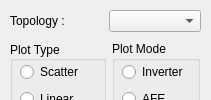
  <widget class="QDockWidget" name="plotControls">
   <property name="minimumSize">
    <size>
     <width>211</width>
     <height>38</height>
    </size>
   </property>
   <property name="windowTitle">
    <string>Controls</string>
   </property>
   <attribute name="dockWidgetArea">
    <number>2</number>
   </attribute>
   <widget class="QWidget" name="dockWidgetContents_2">
    <widget class="QWidget" name="layoutWidget_2">
     <property name="geometry">
      <rect>
       <x>10</x>
       <y>40</y>
       <width>192</width>
       <height>80</height>
      </rect>
     </property>
     <layout class="QHBoxLayout" name="horizontalLayout_26">
      <item>
       <widget class="QGroupBox" name="plotTypeBox">
        <property name="sizePolicy">
         <sizepolicy hsizetype="Fixed" vsizetype="Fixed">
          <horstretch>0</horstretch>
          <verstretch>0</verstretch>
         </sizepolicy>
        </property>
        <property name="minimumSize">
         <size>
          <width>96</width>
          <height>78</height>
         </size>
        </property>
        <property name="title">
         <string>Plot Type</string>
        </property>
        <property name="alignment">
         <set>Qt::AlignLeading|Qt::AlignLeft|Qt::AlignVCenter</set>
        </property>
        <property name="checkable">
         <bool>false</bool>
        </property>
        <widget class="QWidget" name="layoutWidget_3">
         <property name="geometry">
          <rect>
           <x>10</x>
           <y>20</y>
           <width>71</width>
           <height>51</height>
          </rect>
         </property>
         <layout class="QVBoxLayout" name="verticalLayout">
          <item>
           <widget class="QRadioButton" name="plotScRadio">
            <property name="text">
             <string>Scatter</string>
            </property>
            <attribute name="buttonGroup">
             <string notr="true">buttonGroupPlotType</string>
            </attribute>
           </widget>
          </item>
          <item>
           <widget class="QRadioButton" name="plotLinRadio">
            <property name="text">
             <string>Linear</string>
            </property>
            <attribute name="buttonGroup">
             <string notr="true">buttonGroupPlotType</string>
            </attribute>
           </widget>
          </item>
         </layout>
        </widget>
       </widget>
      </item>
      <item>
       <widget class="QGroupBox" name="groupBox_2">
        <property name="sizePolicy">
         <sizepolicy hsizetype="Fixed" vsizetype="Fixed">
          <horstretch>0</horstretch>
          <verstretch>0</verstretch>
         </sizepolicy>
        </property>
        <property name="minimumSize">
         <size>
          <width>88</width>
          <height>78</height>
         </size>
        </property>
        <property name="title">
         <string>Plot Mode</string>
        </property>
        <widget class="QWidget" name="verticalLayoutWidget_4">
         <property name="geometry">
          <rect>
           <x>10</x>
           <y>20</y>
           <width>71</width>
           <height>51</height>
          </rect>
         </property>
         <layout class="QVBoxLayout" name="verticalLayout_4">
          <item>
           <widget class="QRadioButton" name="plotInvBtn">
            <property name="text">
             <string>Inverter</string>
            </property>
            <attribute name="buttonGroup">
             <string notr="true">buttonGroupPlotMode</string>
            </attribute>
           </widget>
          </item>
          <item>
           <widget class="QRadioButton" name="plotAFEBtn">
            <property name="text">
             <string>AFE</string>
            </property>
            <attribute name="buttonGroup">
             <string notr="true">buttonGroupPlotMode</string>
            </attribute>
           </widget>
          </item>
         </layout>
        </widget>
       </widget>
      </item>
     </layout>
    </widget>
    <widget class="QWidget" name="layoutWidget_4">
     <property name="geometry">
      <rect>
       <x>10</x>
       <y>230</y>
       <width>181</width>
       <height>22</height>
      </rect>
     </property>
     <layout class="QHBoxLayout" name="horizontalLayout_8">
      <item>
       <widget class="QLabel" name="xDataLabel">
        <property name="text">
         <string>X-axis Data :</string>
        </property>
       </widget>
      </item>
      <item>
       <widget class="QComboBox" name="xDatacomboBox"/>
      </item>
     </layout>
    </widget>
    <widget class="QGroupBox" name="opPointBox">
     <property name="geometry">
      <rect>
       <x>10</x>
       <y>260</y>
       <width>191</width>
       <height>183</height>
      </rect>
     </property>
     <property name="sizePolicy">
      <sizepolicy hsizetype="Preferred" vsizetype="Expanding">
       <horstretch>0</horstretch>
       <verstretch>0</verstretch>
      </sizepolicy>
     </property>
     <property name="minimumSize">
      <size>
       <width>178</width>
       <height>183</height>
      </size>
     </property>
     <property name="title">
      <string>Select Operating Point</string>
     </property>
     <widget class="QWidget" name="layoutWidget_5">
      <property name="geometry">
       <rect>
        <x>10</x>
        <y>20</y>
        <width>171</width>
        <height>151</height>
       </rect>
      </property>
      <layout class="QGridLayout" name="gridLayout">
       <property name="sizeConstraint">
        <enum>QLayout::SetMinimumSize</enum>
       </property>
       <item row="3" column="0" colspan="2">
        <widget class="QLabel" name="opSelectDisplayLabel">
         <property name="sizePolicy">
          <sizepolicy hsizetype="Expanding" vsizetype="Expanding">
           <horstretch>0</horstretch>
           <verstretch>0</verstretch>
          </sizepolicy>
         </property>
         <property name="text">
          <string/>
         </property>
        </widget>
       </item>
       <item row="0" column="0">
        <widget class="QComboBox" name="opComboType"/>
       </item>
       <item row="0" column="1">
        <widget class="QLineEdit" name="opComboInput"/>
       </item>
       <item row="2" column="0" colspan="2">
        <widget class="QLabel" name="opErrorLabel">
         <property name="sizePolicy">
          <sizepolicy hsizetype="Minimum" vsizetype="Minimum">
           <horstretch>0</horstretch>
           <verstretch>0</verstretch>
          </sizepolicy>
         </property>
         <property name="text">
          <string/>
         </property>
        </widget>
       </item>
       <item row="1" column="1">
        <widget class="QPushButton" name="opAddBtn">
         <property name="text">
          <string>Add</string>
         </property>
        </widget>
       </item>
       <item row="1" column="0">
        <widget class="QPushButton" name="opClearBtn">
         <property name="text">
          <string>Clear</string>
         </property>
        </widget>
       </item>
      </layout>
     </widget>
    </widget>
    <widget class="QWidget" name="layoutWidget_6">
     <property name="geometry">
      <rect>
       <x>10</x>
       <y>10</y>
       <width>191</width>
       <height>22</height>
      </rect>
     </property>
     <layout class="QHBoxLayout" name="horizontalLayout_7">
      <item>
       <widget class="QLabel" name="topologySelect">
        <property name="text">
         <string>Topology :</string>
        </property>
       </widget>
      </item>
      <item>
       <widget class="QComboBox" name="topologyCombo"/>
      </item>
     </layout>
    </widget>
    <widget class="QGroupBox" name="scatterDataBox">
     <property name="geometry">
      <rect>
       <x>10</x>
       <y>120</y>
       <width>146</width>
       <height>107</height>
      </rect>
     </property>
     <property name="sizePolicy">
      <sizepolicy hsizetype="Fixed" vsizetype="Fixed">
       <horstretch>0</horstretch>
       <verstretch>0</verstretch>
      </sizepolicy>
     </property>
     <property name="minimumSize">
      <size>
       <width>146</width>
       <height>107</height>
      </size>
     </property>
     <property name="baseSize">
      <size>
       <width>128</width>
       <height>107</height>
      </size>
     </property>
     <property name="layoutDirection">
      <enum>Qt::LeftToRight</enum>
     </property>
     <property name="title">
      <string>Scatter Data</string>
     </property>
     <widget class="QWidget" name="layoutWidget_7">
      <property name="geometry">
       <rect>
        <x>10</x>
        <y>20</y>
        <width>127</width>
        <height>71</height>
       </rect>
      </property>
      <layout class="QGridLayout" name="gridLayout_2">
       <item row="0" column="0" colspan="2">
        <widget class="QRadioButton" name="invTotalRadio">
         <property name="text">
          <string>Total Inverter Loss</string>
         </property>
         <attribute name="buttonGroup">
          <string notr="true">buttonGroupScatterData</string>
         </attribute>
        </widget>
       </item>
       <item row="2" column="0">
        <widget class="QRadioButton" name="invDiodeRadio">
         <property name="text">
          <string>Diode</string>
         </property>
         <attribute name="buttonGroup">
          <string notr="true">buttonGroupScatterData</string>
         </attribute>
        </widget>
       </item>
       <item row="2" column="1">
        <widget class="QComboBox" name="scDiodeCombo"/>
       </item>
       <item row="1" column="0">
        <widget class="QRadioButton" name="invIgbtRadio">
         <property name="text">
          <string>IGBT </string>
         </property>
         <attribute name="buttonGroup">
          <string notr="true">buttonGroupScatterData</string>
         </attribute>
        </widget>
       </item>
       <item row="1" column="1">
        <widget class="QComboBox" name="scIgbtCombo"/>
       </item>
      </layout>
     </widget>
    </widget>
    <widget class="QPushButton" name="plotBtn">
     <property name="geometry">
      <rect>
       <x>10</x>
       <y>450</y>
       <width>191</width>
       <height>23</height>
      </rect>
     </property>
     <property name="text">
      <string>Plot</string>
     </property>
    </widget>
   </widget>
  </widget>
